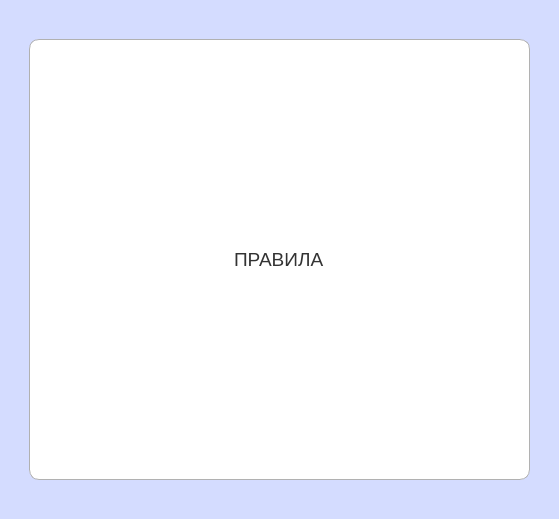
<?xml version="1.0" encoding="UTF-8"?>
<ui version="4.0">
 <class>rules</class>
 <widget class="QMainWindow" name="rules">
  <property name="geometry">
   <rect>
    <x>0</x>
    <y>0</y>
    <width>559</width>
    <height>519</height>
   </rect>
  </property>
  <property name="minimumSize">
   <size>
    <width>370</width>
    <height>468</height>
   </size>
  </property>
  <property name="maximumSize">
   <size>
    <width>16777215</width>
    <height>16777215</height>
   </size>
  </property>
  <property name="baseSize">
   <size>
    <width>2</width>
    <height>0</height>
   </size>
  </property>
  <property name="cursor">
   <cursorShape>ArrowCursor</cursorShape>
  </property>
  <property name="mouseTracking">
   <bool>false</bool>
  </property>
  <property name="windowTitle">
   <string>Филворды</string>
  </property>
  <property name="accessibleName">
   <string/>
  </property>
  <property name="styleSheet">
   <string notr="true"/>
  </property>
  <widget class="QWidget" name="centralwidget">
   <property name="sizePolicy">
    <sizepolicy hsizetype="Ignored" vsizetype="Expanding">
     <horstretch>0</horstretch>
     <verstretch>0</verstretch>
    </sizepolicy>
   </property>
   <property name="minimumSize">
    <size>
     <width>0</width>
     <height>0</height>
    </size>
   </property>
   <property name="maximumSize">
    <size>
     <width>16777215</width>
     <height>16777215</height>
    </size>
   </property>
   <property name="sizeIncrement">
    <size>
     <width>0</width>
     <height>0</height>
    </size>
   </property>
   <property name="font">
    <font>
     <family>Tahoma</family>
     <pointsize>14</pointsize>
     <weight>50</weight>
     <bold>false</bold>
    </font>
   </property>
   <property name="cursor">
    <cursorShape>ArrowCursor</cursorShape>
   </property>
   <property name="layoutDirection">
    <enum>Qt::LeftToRight</enum>
   </property>
   <property name="styleSheet">
    <string notr="true">QWidget{
color: #333;
background-color: rgb(212, 220, 255)
}

QPushButton{
background-color: white;
border-radius: 10px;
border: 1px solid #b1b1b1;
}

QLineEdit{
background-color: white;
border-radius: 10px;
border: 1px solid #b1b1b1;
}

QPushButton:hover{
background-color: rgb(208, 208, 208); 
}

QPushButton:pressed{
background-color: #888;
}

</string>
   </property>
   <layout class="QVBoxLayout" name="verticalLayout_2">
    <item>
     <layout class="QVBoxLayout" name="verticalLayout">
      <property name="spacing">
       <number>20</number>
      </property>
      <property name="leftMargin">
       <number>20</number>
      </property>
      <property name="topMargin">
       <number>30</number>
      </property>
      <property name="rightMargin">
       <number>20</number>
      </property>
      <property name="bottomMargin">
       <number>30</number>
      </property>
      <item>
       <widget class="QLineEdit" name="sssss">
        <property name="sizePolicy">
         <sizepolicy hsizetype="Expanding" vsizetype="Expanding">
          <horstretch>0</horstretch>
          <verstretch>0</verstretch>
         </sizepolicy>
        </property>
        <property name="minimumSize">
         <size>
          <width>0</width>
          <height>0</height>
         </size>
        </property>
        <property name="maximumSize">
         <size>
          <width>16777215</width>
          <height>16777215</height>
         </size>
        </property>
        <property name="font">
         <font>
          <family>Tahoma</family>
          <pointsize>14</pointsize>
         </font>
        </property>
        <property name="cursor">
         <cursorShape>ArrowCursor</cursorShape>
        </property>
        <property name="layoutDirection">
         <enum>Qt::LeftToRight</enum>
        </property>
        <property name="styleSheet">
         <string notr="true"/>
        </property>
        <property name="text">
         <string>ПРАВИЛА</string>
        </property>
        <property name="frame">
         <bool>false</bool>
        </property>
        <property name="echoMode">
         <enum>QLineEdit::Normal</enum>
        </property>
        <property name="alignment">
         <set>Qt::AlignCenter</set>
        </property>
        <property name="placeholderText">
         <string>Введите никнейм</string>
        </property>
        <property name="clearButtonEnabled">
         <bool>false</bool>
        </property>
       </widget>
      </item>
     </layout>
    </item>
   </layout>
  </widget>
 </widget>
 <resources/>
 <connections/>
</ui>
